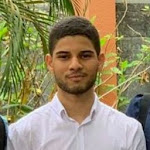
#> input picture CIn_web_Server/img/enio.jpg, 150 x 150 px, given in place of the camera
$ python eyeDetection.py
#> lines starting #> are read from the running program, lines starting #| are printed output that depends on the picture; after the words box and inside, x2 and y2 are one past the last pixel; in counts of white or black regions, pixels touching at a corner belong together
from __future__ import print_function
import cv2 as cv
import argparse

parser = argparse.ArgumentParser(description='Code for Cascade Classifier tutorial.')
parser.add_argument('--face_cascade', help='Path to face cascade.', default='haarcascade_frontalface_alt.xml')
parser.add_argument('--eyes_cascade', help='Path to eyes cascade.', default='haarcascade_eye_tree_eyeglasses.xml')
parser.add_argument('--camera', help='Camera divide number.', type=int, default=0)
args = parser.parse_args()
face_cascade_name = args.face_cascade
eyes_cascade_name = args.eyes_cascade
face_cascade = cv.CascadeClassifier()
eyes_cascade = cv.CascadeClassifier()

if not face_cascade.load(cv.samples.findFile(face_cascade_name)):
    print('--(!)Error loading face cascade')
    exit(0)
if not eyes_cascade.load(cv.samples.findFile(eyes_cascade_name)):
    print('--(!)Error loading eyes cascade')
    exit(0)

cap = cv.VideoCapture(0)

print("[1] Face Detection")
print("[2] Eye Detection")
print("[3] Both face and eye Detection")
print("[0] Quit\n")
escolha = int(input("Selecione uma opção: "))
#> the answer given: 1

while cap.isOpened():
    ret, frame = cap.read()
#> frame is the input picture: shape (150, 150, 3); mean B, G, R 102.8, 136.9, 147.4
    frame_gray = cv.cvtColor(frame, cv.COLOR_BGR2GRAY)
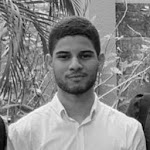
#> frame_gray: shape (150, 150); min 0, max 254, mean 136.2
    frame_gray = cv.equalizeHist(frame_gray)
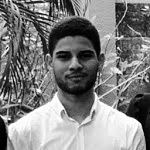
#> frame_gray: shape (150, 150); min 0, max 255, mean 128.2
    faces = face_cascade.detectMultiScale(frame_gray)
#> faces = [[47, 35, 56, 56]]

    if escolha == 1:
        for (x, y , w ,h) in faces:
            cv.rectangle(frame, (x,y), (x+w, y+h), (255, 0, 0), 3)
            roi_gray = frame_gray[y:y+h, x:x+w]
            roi_color = frame[y:y+h, x:x+w]
#> this loop made 1 pass
#> pass 1, `roi_gray = frame_gray[y:y+h, x:x+w]`:
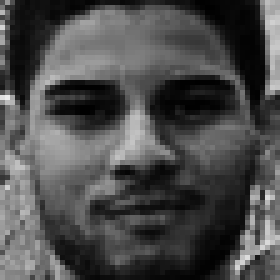
#> roi_gray: shape (56, 56) (shown 5 times larger); min 0, max 237, mean 75.9
#> pass 1, `roi_color = frame[y:y+h, x:x+w]`:
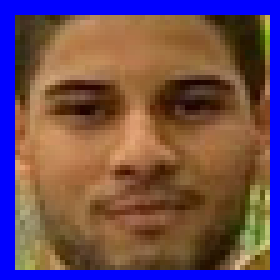
#> roi_color: shape (56, 56, 3) (shown 5 times larger); mean B, G, R 87.8, 76.9, 108.8
#> after the loop:
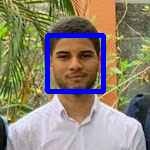
#> frame: shape (150, 150, 3); 4.92% of pixels changed, all inside (x1, y1, x2, y2) = (45, 33, 106, 94)
        # Display the output
        cv.imshow('img', cv.flip(frame, 1))
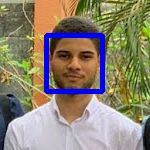
#> window 'img': shape (150, 150, 3); mean B, G, R 112.6, 131.8, 141.1
        if cv.waitKey(10) == 27:
#> (key Esc is pressed here)
            break

    if escolha == 2:
        for (x, y , w ,h) in faces:
            #cv.rectangle(frame, (x,y), (x+w, y+h), (255, 0, 0), 3)
            roi_gray = frame_gray[y:y+h, x:x+w]
            roi_color = frame[y:y+h, x:x+w]
            eyes = eyes_cascade.detectMultiScale(roi_gray)
            for (ex, ey ,ew, eh) in eyes:
                cv.rectangle(roi_color, (ex,ey), (ex+ew, ey+eh), (0, 255, 0), 3)
        # Display the output
        cv.imshow('img', cv.flip(frame, 1))
        if cv.waitKey(10) == 27:
            break

    if escolha == 3:
        for (x, y , w ,h) in faces:
            cv.rectangle(frame, (x,y), (x+w, y+h), (255, 0, 0), 3)
            roi_gray = frame_gray[y:y+h, x:x+w]
            roi_color = frame[y:y+h, x:x+w]
            eyes = eyes_cascade.detectMultiScale(roi_gray)
            for (ex, ey ,ew, eh) in eyes:
                cv.rectangle(roi_color, (ex,ey), (ex+ew, ey+eh), (0, 255, 0), 3)

        # Display the output
        cv.imshow('img', cv.flip(frame, 1))
        if cv.waitKey(10) == 27:
            break

    if escolha == 0:
        break

cap.release()
